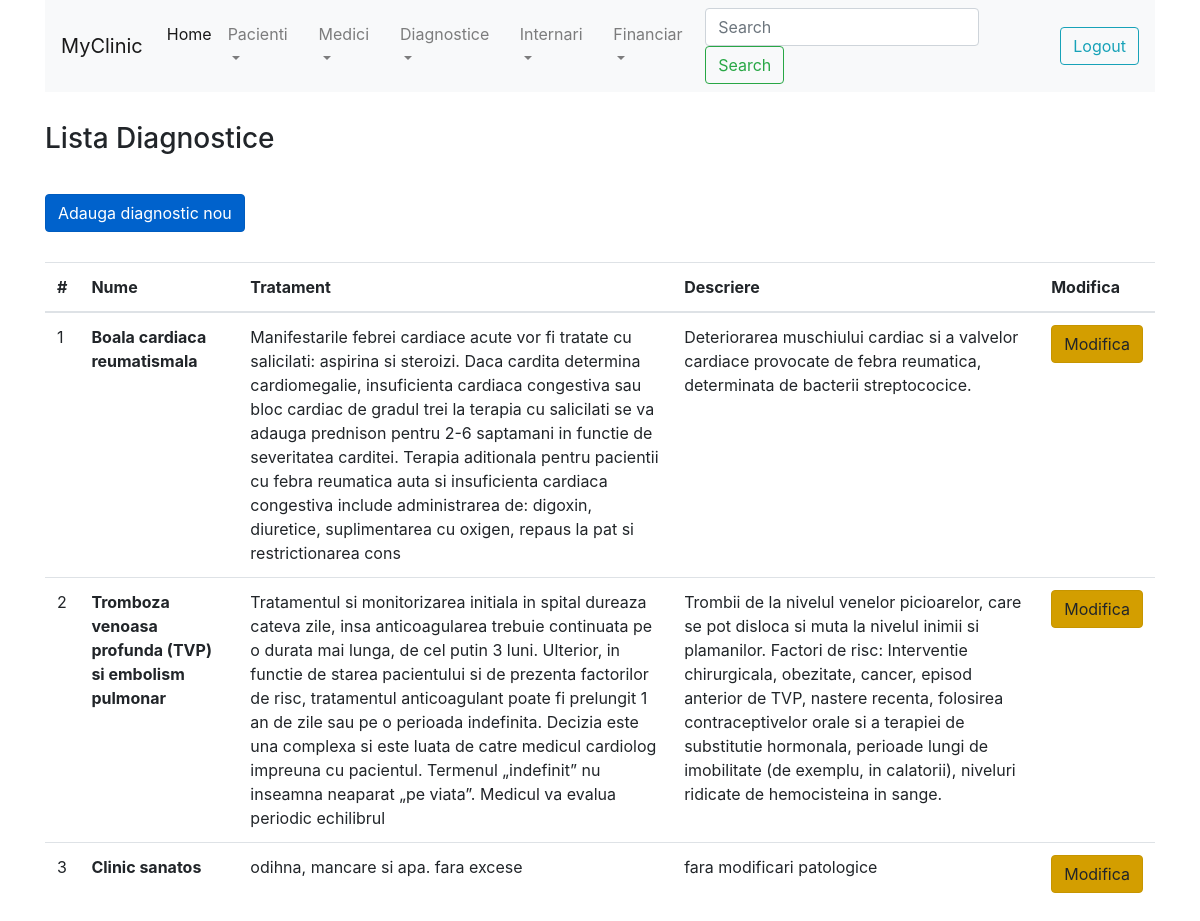
Screenshot of /lista_diagnostice.php (signed in) with the database file from the repository.
### tables this page shows
CREATE TABLE `diagnostice` (
  `diagnostic_id` smallint(6) NOT NULL AUTO_INCREMENT,
  `Nume` varchar(100) NOT NULL,
  `Tratament` varchar(500) DEFAULT NULL,
  `Descriere` varchar(500) NOT NULL,
  PRIMARY KEY (`diagnostic_id`)
);

### include/db_admin.php (called while the page is built, shortened)
<?php
function list_diagnostice ($conn, $search = '') {
    $sql = "SELECT * FROM diagnostice WHERE upper(nume) LIKE upper('%".$search."%')";
    $result = $conn->query($sql);
    return $result;
}
?>

### lista_diagnostice.php (the view, shortened to what this page needs)
<?php
include 'include/db_connect.php';
include 'include/db_admin.php';
include 'include/header.php';
include 'include/menu.php';
check_session(); ?>
<div class="col-xs-12" style="height:30px;"></div>
<h3>Lista Diagnostice</h3>
<div class="col-xs-12" style="height:30px;"></div>
<a href="add_diagnostic.php" class="btn btn-primary active" role="button" aria-pressed="true">Adauga diagnostic nou</a>
<div class="col-xs-12" style="height:30px;"></div>
<table class="table table-hover">
    <thead>
        <tr>
            <th scope="col">#</th>
            <th scope="col">Nume</th>
            <th scope="col">Tratament</th>
            <th scope="col">Descriere</th>
            <th scope="col">Modifica</th>
        </tr>
    </thead>
    <tbody>
        <?php
        $ret = list_diagnostice($conn);
        $numar_diagnostice = $ret->num_rows;
        for ($i = 0; $i < $numar_diagnostice; $i++) {
            $diagnostic = $ret->fetch_assoc();
        ?>
            <tr>
                <td><?= $diagnostic['diagnostic_id']; ?></td>
                <td><strong><?= $diagnostic['Nume']; ?></strong></td>
                <td><?= $diagnostic['Tratament']; ?></td>
                <td><?= $diagnostic['Descriere']; ?></td>
                <td><a href="edit_diagnostic.php?id=<?=$diagnostic['diagnostic_id'];?>" class="btn btn-warning active" role="button" aria-pressed="true">Modifica</a></td>
            </tr>
        <?php
        } ?>
    </tbody>
</table>
<?php include 'include/footer.php'; ?>

### rows the page displays
diagnostice: diagnostic_id "1", Nume "Boala cardiaca reumatismala", Tratament "Manifestarile febrei cardiace acute vor fi tratate cu salicilati: aspirina si steroizi. Daca cardita determina cardiomegalie, insuficienta cardiaca congestiva sau bloc cardiac de gradul trei la terapia cu salicilati se va adauga prednison pentru 2-6 saptamani in functie de severitatea carditei. Terapia aditionala pentru pacientii cu febra reumatica auta si insuficienta cardiaca congestiva include administrarea de: digoxin, diuretice, suplimentarea cu oxigen, repaus la pat si restrictionarea cons", Descriere "Deteriorarea muschiului cardiac si a valvelor cardiace provocate de febra reumatica, determinata de bacterii streptococice."
diagnostice: diagnostic_id "2", Nume "Tromboza venoasa profunda (TVP) si embolism pulmonar", Tratament "Tratamentul si monitorizarea initiala in spital dureaza cateva zile, insa anticoagularea trebuie continuata pe o durata mai lunga, de cel putin 3 luni. Ulterior, in functie de starea pacientului si de prezenta factorilor de risc, tratamentul anticoagulant poate fi prelungit 1 an de zile sau pe o perioada indefinita. Decizia este una complexa si este luata de catre medicul cardiolog impreuna cu pacientul. Termenul „indefinit” nu inseamna neaparat „pe viata”. Medicul va evalua periodic echilibrul", Descriere "Trombii de la nivelul venelor picioarelor, care se pot disloca si muta la nivelul inimii si plamanilor. Factori de risc: Interventie chirurgicala, obezitate, cancer, episod anterior de TVP, nastere recenta, folosirea contraceptivelor orale si a terapiei de substitutie hormonala, perioade lungi de imobilitate (de exemplu, in calatorii), niveluri ridicate de hemocisteina in sange."
diagnostice: diagnostic_id "3", Nume "Clinic sanatos", Tratament "odihna, mancare si apa. fara excese", Descriere "fara modificari patologice"
